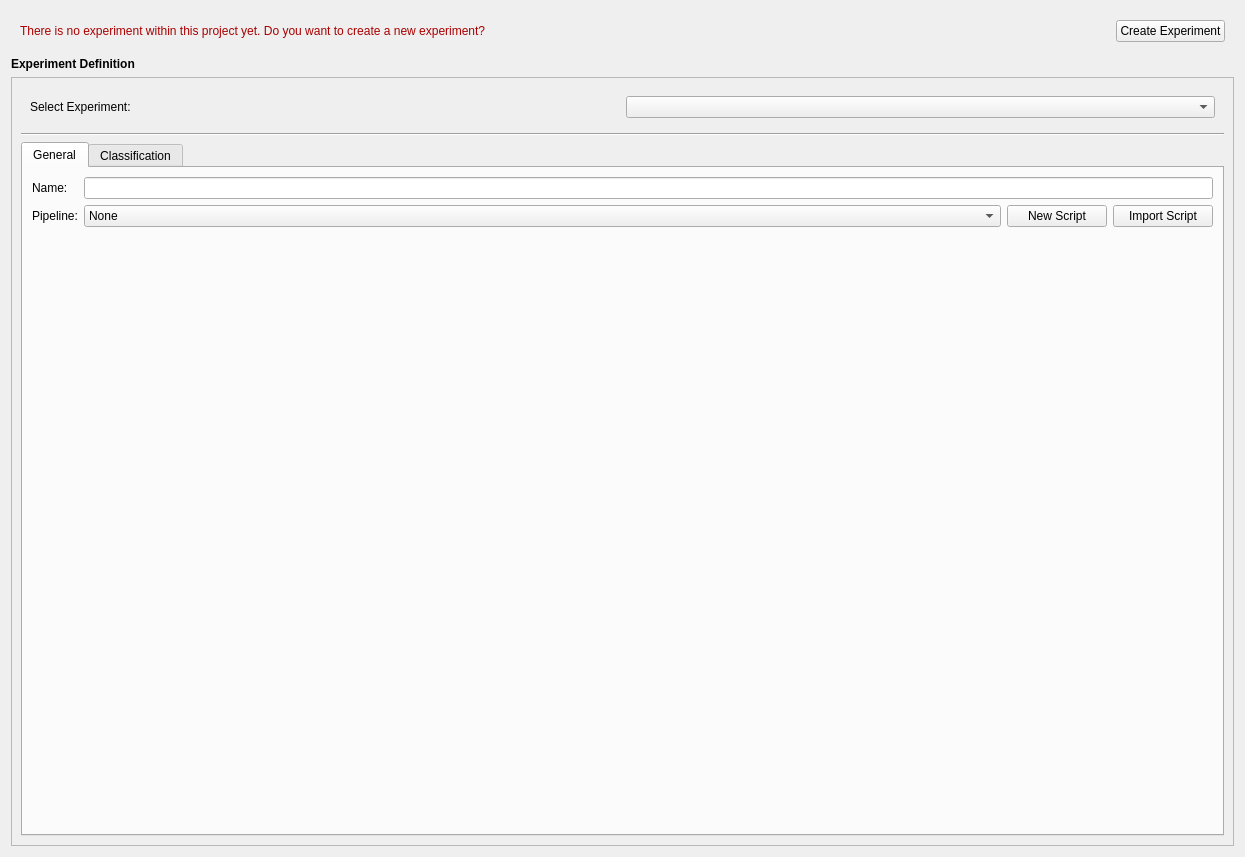
<?xml version="1.0" encoding="UTF-8"?>
<ui version="4.0">
 <class>Form</class>
 <widget class="QWidget" name="Form">
  <property name="geometry">
   <rect>
    <x>0</x>
    <y>0</y>
    <width>1245</width>
    <height>857</height>
   </rect>
  </property>
  <property name="windowTitle">
   <string>Form</string>
  </property>
  <layout class="QVBoxLayout" name="verticalLayout">
   <item>
    <widget class="QWidget" name="widgetNoExperiment" native="true">
     <layout class="QHBoxLayout" name="horizontalLayout_14">
      <item>
       <widget class="QLabel" name="label_15">
        <property name="sizePolicy">
         <sizepolicy hsizetype="MinimumExpanding" vsizetype="Preferred">
          <horstretch>0</horstretch>
          <verstretch>0</verstretch>
         </sizepolicy>
        </property>
        <property name="text">
         <string>&lt;html&gt;&lt;head/&gt;&lt;body&gt;&lt;p&gt;&lt;span style=&quot; color:#aa0000;&quot;&gt;There is no experiment within this project yet. Do you want to create a new experiment?&lt;/span&gt;&lt;/p&gt;&lt;/body&gt;&lt;/html&gt;</string>
        </property>
        <property name="wordWrap">
         <bool>true</bool>
        </property>
       </widget>
      </item>
      <item>
       <spacer name="horizontalSpacer_2">
        <property name="orientation">
         <enum>Qt::Horizontal</enum>
        </property>
        <property name="sizeHint" stdset="0">
         <size>
          <width>40</width>
          <height>20</height>
         </size>
        </property>
       </spacer>
      </item>
      <item>
       <widget class="QPushButton" name="pushButton_CreateExperiment">
        <property name="text">
         <string>Create Experiment</string>
        </property>
       </widget>
      </item>
     </layout>
    </widget>
   </item>
   <item>
    <widget class="QLabel" name="label">
     <property name="sizePolicy">
      <sizepolicy hsizetype="Preferred" vsizetype="Maximum">
       <horstretch>0</horstretch>
       <verstretch>0</verstretch>
      </sizepolicy>
     </property>
     <property name="text">
      <string>&lt;html&gt;&lt;head/&gt;&lt;body&gt;&lt;p&gt;&lt;span style=&quot; font-weight:600;&quot;&gt;Experiment Definition&lt;/span&gt;&lt;/p&gt;&lt;/body&gt;&lt;/html&gt;</string>
     </property>
    </widget>
   </item>
   <item>
    <widget class="QScrollArea" name="scrollArea">
     <property name="widgetResizable">
      <bool>true</bool>
     </property>
     <widget class="QWidget" name="scrollAreaWidgetContents">
      <property name="geometry">
       <rect>
        <x>0</x>
        <y>0</y>
        <width>1225</width>
        <height>771</height>
       </rect>
      </property>
      <layout class="QVBoxLayout" name="verticalLayout_4">
       <item>
        <widget class="QWidget" name="widgetSelector" native="true">
         <layout class="QHBoxLayout" name="horizontalLayout_16">
          <item>
           <widget class="QLabel" name="label_16">
            <property name="text">
             <string>Select Experiment:</string>
            </property>
           </widget>
          </item>
          <item>
           <widget class="QComboBox" name="comboBoxExperiment"/>
          </item>
         </layout>
        </widget>
       </item>
       <item>
        <widget class="Line" name="line_4">
         <property name="orientation">
          <enum>Qt::Horizontal</enum>
         </property>
        </widget>
       </item>
       <item>
        <widget class="QTabWidget" name="tabWidget">
         <property name="currentIndex">
          <number>0</number>
         </property>
         <widget class="QWidget" name="tab_6">
          <attribute name="title">
           <string>General</string>
          </attribute>
          <layout class="QVBoxLayout" name="verticalLayout_6">
           <item>
            <layout class="QGridLayout" name="gridLayout">
             <item row="1" column="0">
              <widget class="QLabel" name="label_2">
               <property name="sizePolicy">
                <sizepolicy hsizetype="Fixed" vsizetype="Maximum">
                 <horstretch>0</horstretch>
                 <verstretch>0</verstretch>
                </sizepolicy>
               </property>
               <property name="text">
                <string>Name:</string>
               </property>
              </widget>
             </item>
             <item row="2" column="1">
              <layout class="QHBoxLayout" name="horizontalLayout">
               <item>
                <widget class="QComboBox" name="comboBox_Pipeline">
                 <item>
                  <property name="text">
                   <string>None</string>
                  </property>
                 </item>
                </widget>
               </item>
               <item>
                <widget class="QPushButton" name="pushButton_NewScript">
                 <property name="maximumSize">
                  <size>
                   <width>100</width>
                   <height>16777215</height>
                  </size>
                 </property>
                 <property name="text">
                  <string>New Script</string>
                 </property>
                </widget>
               </item>
               <item>
                <widget class="QPushButton" name="pushButtonImportScript">
                 <property name="maximumSize">
                  <size>
                   <width>100</width>
                   <height>16777215</height>
                  </size>
                 </property>
                 <property name="text">
                  <string>Import Script</string>
                 </property>
                </widget>
               </item>
              </layout>
             </item>
             <item row="2" column="0">
              <widget class="QLabel" name="label_4">
               <property name="text">
                <string>Pipeline:</string>
               </property>
              </widget>
             </item>
             <item row="1" column="1">
              <widget class="QLineEdit" name="lineEdit_ExperimentName">
               <property name="sizePolicy">
                <sizepolicy hsizetype="Expanding" vsizetype="Fixed">
                 <horstretch>0</horstretch>
                 <verstretch>0</verstretch>
                </sizepolicy>
               </property>
              </widget>
             </item>
             <item row="3" column="1">
              <spacer name="verticalSpacer">
               <property name="orientation">
                <enum>Qt::Vertical</enum>
               </property>
               <property name="sizeHint" stdset="0">
                <size>
                 <width>20</width>
                 <height>40</height>
                </size>
               </property>
              </spacer>
             </item>
            </layout>
           </item>
          </layout>
         </widget>
         <widget class="QWidget" name="tab_3">
          <attribute name="title">
           <string>Classification</string>
          </attribute>
          <layout class="QHBoxLayout" name="horizontalLayout_2">
           <item>
            <widget class="QWidget" name="widget1" native="true">
             <layout class="QHBoxLayout" name="horizontalLayout_8">
              <property name="spacing">
               <number>0</number>
              </property>
              <property name="leftMargin">
               <number>0</number>
              </property>
              <property name="topMargin">
               <number>0</number>
              </property>
              <property name="rightMargin">
               <number>0</number>
              </property>
              <property name="bottomMargin">
               <number>0</number>
              </property>
              <item>
               <layout class="QVBoxLayout" name="classL1">
                <item>
                 <widget class="QLabel" name="label_6">
                  <property name="minimumSize">
                   <size>
                    <width>0</width>
                    <height>20</height>
                   </size>
                  </property>
                  <property name="toolTip">
                   <string>&lt;html&gt;&lt;head/&gt;&lt;body&gt;&lt;p&gt;Define a set of classification objects. &lt;br/&gt;&lt;br/&gt;Classification objects represent a conceptual entity to annotate, &lt;br/&gt;e.g. &amp;quot;Figure&amp;quot; would describe everything related to characters. &amp;quot;Ground&amp;quot; &lt;br/&gt;would describe everything related to non-figure objects. &lt;/p&gt;&lt;/body&gt;&lt;/html&gt;</string>
                  </property>
                  <property name="text">
                   <string>&lt;html&gt;&lt;head/&gt;&lt;body&gt;&lt;p&gt;&lt;span style=&quot; font-weight:600;&quot;&gt;Classification Objects&lt;/span&gt;&lt;/p&gt;&lt;/body&gt;&lt;/html&gt;</string>
                  </property>
                 </widget>
                </item>
                <item>
                 <widget class="Line" name="line">
                  <property name="orientation">
                   <enum>Qt::Horizontal</enum>
                  </property>
                 </widget>
                </item>
                <item>
                 <layout class="QHBoxLayout" name="horizontalLayout_6">
                  <item>
                   <layout class="QVBoxLayout" name="verticalLayout_13">
                    <item>
                     <layout class="QHBoxLayout" name="horizontalLayout_7">
                      <item>
                       <widget class="QLabel" name="label_9">
                        <property name="minimumSize">
                         <size>
                          <width>150</width>
                          <height>0</height>
                         </size>
                        </property>
                        <property name="text">
                         <string>Current Object</string>
                        </property>
                       </widget>
                      </item>
                      <item>
                       <widget class="QLineEdit" name="lineEdit_ObjectNameDetails"/>
                      </item>
                     </layout>
                    </item>
                    <item>
                     <widget class="QTreeWidget" name="treeWidget_Objects">
                      <property name="sizePolicy">
                       <sizepolicy hsizetype="Expanding" vsizetype="Expanding">
                        <horstretch>0</horstretch>
                        <verstretch>0</verstretch>
                       </sizepolicy>
                      </property>
                      <column>
                       <property name="text">
                        <string notr="true">1</string>
                       </property>
                      </column>
                     </widget>
                    </item>
                    <item>
                     <layout class="QHBoxLayout" name="horizontalLayout_4">
                      <item>
                       <widget class="QPushButton" name="btn_RemoveObject">
                        <property name="sizePolicy">
                         <sizepolicy hsizetype="Fixed" vsizetype="Fixed">
                          <horstretch>0</horstretch>
                          <verstretch>0</verstretch>
                         </sizepolicy>
                        </property>
                        <property name="minimumSize">
                         <size>
                          <width>30</width>
                          <height>0</height>
                         </size>
                        </property>
                        <property name="maximumSize">
                         <size>
                          <width>30</width>
                          <height>16777215</height>
                         </size>
                        </property>
                        <property name="text">
                         <string>-</string>
                        </property>
                       </widget>
                      </item>
                      <item>
                       <widget class="QLineEdit" name="lineEdit_ObjectName">
                        <property name="text">
                         <string/>
                        </property>
                        <property name="placeholderText">
                         <string>Name of the New Object</string>
                        </property>
                       </widget>
                      </item>
                      <item>
                       <widget class="QPushButton" name="btn_AddObject">
                        <property name="sizePolicy">
                         <sizepolicy hsizetype="Fixed" vsizetype="Fixed">
                          <horstretch>0</horstretch>
                          <verstretch>0</verstretch>
                         </sizepolicy>
                        </property>
                        <property name="minimumSize">
                         <size>
                          <width>30</width>
                          <height>0</height>
                         </size>
                        </property>
                        <property name="maximumSize">
                         <size>
                          <width>30</width>
                          <height>16777215</height>
                         </size>
                        </property>
                        <property name="text">
                         <string>+</string>
                        </property>
                       </widget>
                      </item>
                     </layout>
                    </item>
                   </layout>
                  </item>
                 </layout>
                </item>
               </layout>
              </item>
             </layout>
            </widget>
           </item>
           <item>
            <widget class="QWidget" name="widget2" native="true">
             <layout class="QVBoxLayout" name="verticalLayout_2">
              <property name="spacing">
               <number>0</number>
              </property>
              <property name="leftMargin">
               <number>0</number>
              </property>
              <property name="topMargin">
               <number>0</number>
              </property>
              <property name="rightMargin">
               <number>0</number>
              </property>
              <property name="bottomMargin">
               <number>0</number>
              </property>
              <item>
               <layout class="QVBoxLayout" name="classL2">
                <item>
                 <widget class="QLabel" name="label_10">
                  <property name="sizePolicy">
                   <sizepolicy hsizetype="Preferred" vsizetype="Preferred">
                    <horstretch>0</horstretch>
                    <verstretch>0</verstretch>
                   </sizepolicy>
                  </property>
                  <property name="minimumSize">
                   <size>
                    <width>0</width>
                    <height>20</height>
                   </size>
                  </property>
                  <property name="toolTip">
                   <string>&lt;html&gt;&lt;head/&gt;&lt;body&gt;&lt;p&gt;Define which annotations should be classified. &lt;br/&gt;If none is set, all annotations can be classified with this classification object (and its vocabularies) &lt;/p&gt;&lt;/body&gt;&lt;/html&gt;</string>
                  </property>
                  <property name="text">
                   <string>&lt;b&gt;Targets:</string>
                  </property>
                 </widget>
                </item>
                <item>
                 <widget class="Line" name="line_3">
                  <property name="orientation">
                   <enum>Qt::Horizontal</enum>
                  </property>
                 </widget>
                </item>
                <item>
                 <widget class="QListWidget" name="listTargets">
                  <property name="sizePolicy">
                   <sizepolicy hsizetype="Expanding" vsizetype="Expanding">
                    <horstretch>0</horstretch>
                    <verstretch>0</verstretch>
                   </sizepolicy>
                  </property>
                 </widget>
                </item>
               </layout>
              </item>
             </layout>
            </widget>
           </item>
           <item>
            <widget class="QWidget" name="widget3" native="true">
             <layout class="QVBoxLayout" name="verticalLayout_3">
              <property name="spacing">
               <number>0</number>
              </property>
              <property name="leftMargin">
               <number>0</number>
              </property>
              <property name="topMargin">
               <number>0</number>
              </property>
              <property name="rightMargin">
               <number>0</number>
              </property>
              <property name="bottomMargin">
               <number>0</number>
              </property>
              <item>
               <layout class="QVBoxLayout" name="classL3">
                <item>
                 <widget class="QLabel" name="label_7">
                  <property name="minimumSize">
                   <size>
                    <width>0</width>
                    <height>20</height>
                   </size>
                  </property>
                  <property name="toolTip">
                   <string>Select all vocabularies which are used to annotate this classification object.</string>
                  </property>
                  <property name="text">
                   <string>&lt;html&gt;&lt;head/&gt;&lt;body&gt;&lt;p&gt;&lt;span style=&quot; font-weight:600;&quot;&gt;Attached Vocabularies:&lt;/span&gt;&lt;/p&gt;&lt;/body&gt;&lt;/html&gt;</string>
                  </property>
                 </widget>
                </item>
                <item>
                 <widget class="Line" name="line_5">
                  <property name="orientation">
                   <enum>Qt::Horizontal</enum>
                  </property>
                 </widget>
                </item>
                <item>
                 <widget class="QLineEdit" name="lineEditSearchVoc">
                  <property name="placeholderText">
                   <string>Enter a vocabulary to search for...</string>
                  </property>
                 </widget>
                </item>
                <item>
                 <widget class="QListWidget" name="listView_Vocabularies">
                  <property name="sizePolicy">
                   <sizepolicy hsizetype="Expanding" vsizetype="Expanding">
                    <horstretch>0</horstretch>
                    <verstretch>0</verstretch>
                   </sizepolicy>
                  </property>
                 </widget>
                </item>
               </layout>
              </item>
             </layout>
            </widget>
           </item>
           <item>
            <widget class="QWidget" name="widget4" native="true">
             <layout class="QHBoxLayout" name="horizontalLayout_9">
              <property name="spacing">
               <number>0</number>
              </property>
              <property name="leftMargin">
               <number>0</number>
              </property>
              <property name="topMargin">
               <number>0</number>
              </property>
              <property name="rightMargin">
               <number>0</number>
              </property>
              <property name="bottomMargin">
               <number>0</number>
              </property>
              <item>
               <layout class="QVBoxLayout" name="classL4">
                <item>
                 <widget class="QLabel" name="label_3">
                  <property name="minimumSize">
                   <size>
                    <width>0</width>
                    <height>20</height>
                   </size>
                  </property>
                  <property name="text">
                   <string>&lt;html&gt;&lt;head/&gt;&lt;body&gt;&lt;p&gt;&lt;span style=&quot; font-weight:600;&quot;&gt;Semantic Segmentation:&lt;/span&gt;&lt;/p&gt;&lt;/body&gt;&lt;/html&gt;</string>
                  </property>
                 </widget>
                </item>
                <item>
                 <widget class="Line" name="line_6">
                  <property name="orientation">
                   <enum>Qt::Horizontal</enum>
                  </property>
                 </widget>
                </item>
                <item>
                 <layout class="QHBoxLayout" name="horizontalLayout_3">
                  <item>
                   <widget class="QLabel" name="label_11">
                    <property name="text">
                     <string>Label Dataset:</string>
                    </property>
                   </widget>
                  </item>
                  <item>
                   <widget class="QComboBox" name="comboBox_Dataset">
                    <item>
                     <property name="text">
                      <string>None</string>
                     </property>
                    </item>
                   </widget>
                  </item>
                 </layout>
                </item>
                <item>
                 <widget class="QListWidget" name="listWidget_Labels"/>
                </item>
                <item>
                 <layout class="QHBoxLayout" name="horizontalLayout_5">
                  <item>
                   <widget class="QPushButton" name="pushButton_SelectAllLabel">
                    <property name="text">
                     <string>Select All</string>
                    </property>
                   </widget>
                  </item>
                  <item>
                   <spacer name="horizontalSpacer">
                    <property name="orientation">
                     <enum>Qt::Horizontal</enum>
                    </property>
                    <property name="sizeHint" stdset="0">
                     <size>
                      <width>40</width>
                      <height>20</height>
                     </size>
                    </property>
                   </spacer>
                  </item>
                  <item>
                   <widget class="QPushButton" name="pushButton_DeselectAllLabel">
                    <property name="text">
                     <string>Deselect All</string>
                    </property>
                   </widget>
                  </item>
                 </layout>
                </item>
               </layout>
              </item>
             </layout>
            </widget>
           </item>
          </layout>
         </widget>
        </widget>
       </item>
      </layout>
     </widget>
    </widget>
   </item>
  </layout>
 </widget>
 <resources/>
 <connections/>
</ui>
